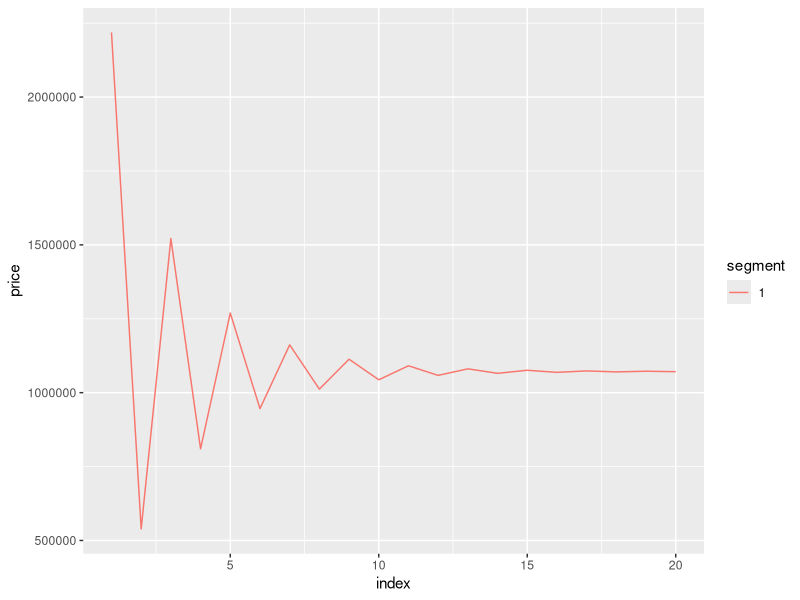

Reproduce this figure in R.
## ---- chunk 1
rm(list = ls())
knitr::opts_chunk$set(echo = TRUE)
library(tidyverse)
## ---- chunk 2
# load data
my_data <- read_csv("data/clean_transformed_data_07_20.csv")
head(my_data)
data.sim <- my_data %>% mutate(y = case_when(y=="No" ~ 0, y=="Yes"~1)) %>%
  rename(x1 = Cluster, x2 = Price, x3 = Loan, x4 = Cost, x5 = Age, x6= Rating) %>% mutate(x1 = as.factor(x1))
my_data %>% group_by(Segment) %>% summarise(n = n(), mean = mean(Loan), max = max(Loan), min = min(Loan))
## ---- chunk 3
segment1 <- "1"
data.sim <- data.sim %>% filter(x1 == segment1)
#glm.segment1.fit <- glm(y~x1 + x2 + x3 + I(x1*x2) + 
#I(x1*x3), data = data.segment1, family = binomial)
glm.segment1.fit <- glm(y~x2 + x5 + x6, data = data.sim, family = binomial)
summary(glm.segment1.fit)
## ---- chunk 4
seg1.intercept <- ((glm.segment1.fit)$coefficients)[[1]]
coef2 <- ((glm.segment1.fit)$coefficients)[[2]]
coef3 <- 0#((glm.segment1.fit)$coefficients)[[3]]
coef4 <- ((glm.segment1.fit)$coefficients)[[3]]
coef5 <- ((glm.segment1.fit)$coefficients)[[4]]
#seg2.intercept <- seg1.intercept +  ((glm.segment1.fit)$coefficients)[[2]]
#seg3.intercept <- seg1.intercept +  ((glm.segment1.fit)$coefficients)[[3]]
#price.coef <- ((glm.segment1.fit)$coefficients)[[4]]
## ---- chunk 5
# get the predictions
segment1.pred.probs <- predict(glm.segment1.fit, type = "response")
data.sim <- data.sim %>% 
  mutate(pred.probs = segment1.pred.probs, 
         pred.y = as.factor(ifelse(pred.probs > 0.5, 's', 'f')))
head(data.sim)
## ---- chunk 6
table(data.sim$pred.y, data.sim$y)
## ---- chunk 7
# Compute the total amount available for disbursement
(B <- data.sim %>% filter(x1==segment1) %>% pull(x3) %>% mean()) # this will now be the average loan amount.0
## ---- chunk 8
# Initialize the price variables for the three segments:
init.price <- 0#mean((data.sim %>% filter(x1==segment1))$x2)
init.loan <- median((data.sim %>% filter(x1==segment1))$x3)
init.age <- median((data.sim %>% filter(x1==segment1))$x5)
init.rating <- median((data.sim %>% filter(x1==segment1))$x6)
#x23 <- mean((data.sim %>% filter(x1=="s3"))$x2)
#x31 <- mean((data.sim %>% filter(x1=="s1"))$x3)
#x32 <- mean((data.sim %>% filter(x1=="s2"))$x3)
#x33 <- mean((data.sim %>% filter(x1=="s3"))$x3)
# Initialize the lambda
lambda <- 0.4
## ---- chunk 9
K <- 20
loan_amount_vector <- c(B)
booking_cost <- mean((data.sim %>% filter(x1==segment1))$x4)
variables_vector <- c(1, init.price, init.loan, init.age, init.rating)
coefficients_vector <- c(seg1.intercept, coef2, coef3, coef4, coef5)
## ---- chunk 10
INTR_INDEX = 1
PRICE_INDEX = 2
LAMT_INDEX = 3
## ---- chunk 11

# Function to compute the exponent of the linear form:
compute_exp_lin_form <- function(variables_vector, coefficients_vector){
  # compute the linear form
  ln.form <- variables_vector*coefficients_vector
  return(exp(-sum(ln.form)))
}

# Unit test
print(compute_exp_lin_form(variables_vector, coefficients_vector))
## ---- chunk 12
# Function to compute the estimated predicted probabilities:
compute_sigma_hat <- function(variables_vector, coefficients_vector){
  # compute the linear form
  ln.form <- variables_vector*coefficients_vector
  return <- (1 + compute_exp_lin_form(variables_vector, coefficients_vector) )^(-1)
}
# Unit test
print(compute_sigma_hat(variables_vector, coefficients_vector))
## ---- chunk 13
# Function to compute the 1st partial derivative of f w.r.t. the price: (15)
compute_first_pd_of_f <- function(booking_cost, variables_vector, coefficients_vector){
  # first compute sigma of z-k using (1)
  price_coefficient  = coefficients_vector[PRICE_INDEX] # it's assumed this is in the third place
  lin_form <- compute_exp_lin_form(variables_vector, coefficients_vector)
  sigma_value <- compute_sigma_hat(variables_vector, coefficients_vector)
  # Implement the equation corresponding to (15)
  return_value <- (price_coefficient*lin_form*(sigma_value^2)*
                     (variables_vector[PRICE_INDEX] - booking_cost)) + sigma_value
  #print(variables_vector)
  #print(paste("New First PD of f in CFPDF: ", return_value))
  return(return_value)
}
compute_first_pd_of_f(booking_cost, variables_vector, coefficients_vector)
## ---- chunk 14
# Function to compute the 2nd partial derivative of f w.r.t. the price: (16)
compute_second_pd_of_f <- function(booking_cost, variables_vector, coefficients_vector){
  # first compute sigma of z-k using (1)
  price_coefficient  = coefficients_vector[PRICE_INDEX] # it's assumed this is in the third place
  lin_form <- compute_exp_lin_form(variables_vector, coefficients_vector)
  sigma_value <- compute_sigma_hat(variables_vector, coefficients_vector)
  # Implement the equation corresponding to (16)
  first_half <- ( ((-price_coefficient^2)*lin_form*sigma_value^2) + 
                    (2*(price_coefficient^2)*(lin_form^2)*(sigma_value^3)) 
                  )*(variables_vector[PRICE_INDEX] - booking_cost)
  second_half <- (price_coefficient*lin_form*sigma_value^2
                  )+(price_coefficient*lin_form*(sigma_value^2))

  return_value <- first_half + second_half
  #print(paste("New Second PD of f in CSPDF: ", return_value))
  return(return_value)
}

# Function to compute the 1st partial derivative of c w.r.t. the price: (17)
compute_first_pd_of_c <- function(loan_amount_vector, variables_vector, 
                                  coefficients_vector){
  # Note: Loan amount will now simply contain a single item.
  # first compute sigma of z-k using (1)
  price_coefficient  = coefficients_vector[PRICE_INDEX] # it's assumed this is in the third place
  # first do for segment 1
  var_vec1 = variables_vector
  lin_f1 <- compute_exp_lin_form(var_vec1, coefficients_vector)
  sigma_v1 <- compute_sigma_hat(var_vec1, coefficients_vector)
  seg <- (price_coefficient*lin_f1*(sigma_v1)^2)*loan_amount_vector[1]
  
  return_value <- seg
  #print(paste("New PD of C in CFPDC: ", return_value))
  return(return_value)
}

# Function to compute the 1st partial derivative of c w.r.t. the price: (17)
compute_second_pd_of_c <- function(loan_amount_vector, variables_vector, 
                                  coefficients_vector){
  # first compute sigma of z-k using (1)
  price_coefficient  = coefficients_vector[PRICE_INDEX] # it's assumed this is in the third place
  # first do for segment 1
  var_vec1 = variables_vector
  lin_f1 <- compute_exp_lin_form(var_vec1, coefficients_vector)
  sigma_v1 <- compute_sigma_hat(var_vec1, coefficients_vector)
  seg <- (
    (-price_coefficient^2)*lin_f1*(sigma_v1)^2)*loan_amount_vector[1] + 
    ( 2*(price_coefficient^2)*(lin_f1^2)*(sigma_v1^2)*loan_amount_vector[1]  )
  return_value <- seg
  #print(paste("New PD of C in CFPDC: ", return_value))
  return(return_value)
}

compute_c <- function(loan_amount_vector, variables_vector, coefficients_vector, B){
  # first compute sigma of z-k using (1)
  price_coefficient  = coefficients_vector[PRICE_INDEX] # it's assumed this is in the third place
  # first do for segment 1
  var_vec1 = variables_vector
  sigma_v1 <- compute_sigma_hat(var_vec1, coefficients_vector)
  seg <- (sigma_v1)*loan_amount_vector[1]
  
  # Implement the equation corresponding to (15)
  return_value <- seg
  #print(variables_vector)
  #print(paste("Computed C in CC: ", return_value))
  return(return_value)
}
## ---- chunk 15
# Function to compute the new lambda
compute_new_lambda <- function(loan_amount_vector, booking_cost, 
                               variables_vector, coefficients_vector, B){
  price_var = variables_vector[PRICE_INDEX]
  first_half = ( 
    compute_first_pd_of_f(
    booking_cost, variables_vector,coefficients_vector
    ) )/compute_first_pd_of_c(loan_amount_vector, variables_vector, coefficients_vector)
  second_half = ( 
    ( 
      compute_second_pd_of_f(
      booking_cost, variables_vector, coefficients_vector
      ) - compute_second_pd_of_c(loan_amount_vector, variables_vector, coefficients_vector) 
    )*compute_c(
        loan_amount_vector, variables_vector, coefficients_vector, B
        ) )/( 
          compute_first_pd_of_c(loan_amount_vector, variables_vector, coefficients_vector
                                )^2)
  return_value = first_half - second_half
  #print(paste("New Lambda in CNL: ", return_value))
  return(return_value)
}
# Function to compute the new price
compute_new_price <- function(
  lambda, loan_amount_vector, booking_cost, variables_vector, coefficients_vector
  ){
  price_var = variables_vector[PRICE_INDEX]
  first_half=( 
  lambda*compute_first_pd_of_c(loan_amount_vector, variables_vector, coefficients_vector) 
    ) - compute_first_pd_of_f(booking_cost, variables_vector, coefficients_vector)
  #print(paste("First Half in CNP: ", first_half))
  second_half=compute_second_pd_of_f(booking_cost, variables_vector, coefficients_vector) - 
    (lambda * compute_second_pd_of_c(loan_amount_vector, variables_vector, 
                                  coefficients_vector) )
  #print(paste("Second Half in CNP: ", second_half))
  return_value = (first_half/second_half) #+ price_var
  #print(variables_vector)
  #print(paste("New Price in CNP: ", return_value))
  return(return_value)
}

# Function to check if the minimum has been achieved: (11)
check_convergence <- function(new_price, lambda, loan_amount_vector, booking_cost, variables_vector, coefficients_vector){
  price_var = variables_vector[PRICE_INDEX]
  first_half = - ( 
  lambda*compute_first_pd_of_c(loan_amount_vector, variables_vector, coefficients_vector) 
    ) + compute_first_pd_of_f(booking_cost, variables_vector, coefficients_vector)
  #print(paste("First Half in CNP: ", first_half))
  second_half=compute_second_pd_of_f(booking_cost, variables_vector, coefficients_vector) - 
    (lambda * compute_second_pd_of_c(loan_amount_vector, variables_vector, 
                                  coefficients_vector) )
  #print(paste("Second Half in CNP: ", second_half)
  return_value = (first_half) + (new_price-price_var)*second_half
  return(return_value)
}
## ---- chunk 16
# Loop to obtain the new values
data_values_s1 <- data.frame(index = c(1), lambda = c(1), price = c(1), conv = c(1), secp = c(1))
#data_values_s2 <- data.frame(index = c(1), lambda = c(1), price = c(1), conv = c(1), secp = c(1))
#data_values_s3 <- data.frame(index = c(1), lambda = c(1), price = c(1), conv = c(1), secp = c(1))

for (k in 1:K){
    
    new_lambda <- compute_new_lambda(loan_amount_vector, booking_cost, 
                                 variables_vector, coefficients_vector, B)
    new_x_value <- compute_new_price(new_lambda, loan_amount_vector, booking_cost, variables_vector, coefficients_vector)
    conv_value <- check_convergence(new_x_value, lambda, loan_amount_vector, booking_cost, variables_vector, coefficients_vector)
    sec_p_of_f <- compute_second_pd_of_f(booking_cost, variables_vector, coefficients_vector)
    # update the vectors
    variables_vector[PRICE_INDEX] <- new_x_value;
    data_values_s1[k, ] <- c(k, new_lambda, new_x_value, abs(conv_value), sec_p_of_f)
}
## ---- chunk 17
data_values_s1 <- data_values_s1 %>% mutate(segment = factor(rep(segment1, K)))
data_values_s1
write_csv(data_values_s1, file = "data/opttimized_segment_S2_data_07_20.csv")
#data_values_s2 <- data_values_s2 %>% mutate(segment = factor(rep(2, K)))
#data_values_s3 <- data_values_s3 %>% mutate(segment = factor(rep(3, K)))
#head(data_values_s1)
## ---- chunk 18
#library(ggplot2)
ggplot(data = data_values_s1) + geom_line(aes(x = index, y = price, color = segment)) 
## ---- chunk 19
#ggplot(data = merged_data_values) + geom_line(aes(x = index, y = lambda, color = segment))
## ---- chunk 20
#ggplot(data = merged_data_values) + geom_line(aes(x = index, y = secp, color = segment))
